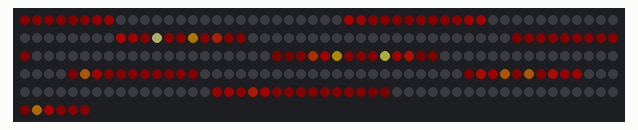
Recording of a program running on a simulated Raspberry Pi Pico running CircuitPython. Parts: 256 RGB LEDs in strip order, left to right, continuing on the next row. Dim RGB values are drawn brighter than linear; random numbers come from a fixed seed.

Above: at 0.16 s.
At 5.01 s:
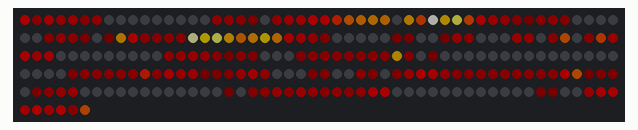
At 10.0 s:
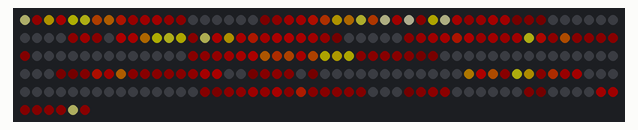
At 19.98 s:
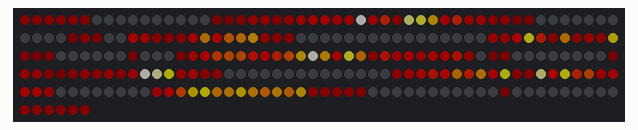
At 29.96 s:
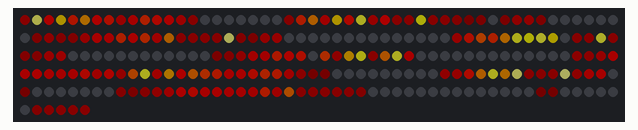
At 39.94 s:
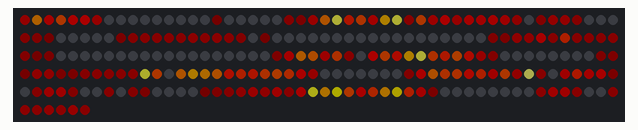

The program:

fire12.py
```python
# (licence header left out)
import time
import board
import neopixel
import array
import random

# for Rpi-Pico with 16x16 NeoPixel-Matrix
NUM_COLS = 16
NUM_CELLS = 16

NUM_PIXELS = (NUM_COLS * NUM_CELLS)  # Update this to match the number of LEDs.
SPEED = 0.01       # Increase to slow down the fire. Decrease to speed it up.
BRIGHTNESS = 0.2   # A number between 0.0 and 1.0, where 0.0 is off, and 1.0 is max.
PIN = board.GP28   # This is the default pin on my RPi-Pico with 16x16 NeoPixel matrix

pixels = neopixel.NeoPixel(PIN, NUM_PIXELS, brightness=BRIGHTNESS, auto_write=False)


####################### color mapping ###################

ACT_PALETTE = 0        # 0 = Heat, 1 = Rainbow, 2 = Water

HeatColors_palette = [
    0x000000,
    0x330000, 0x660000, 0x990000, 0xCC0000, 0xFF0000,
    0xFF3300, 0xFF6600, 0xFF9900, 0xFFCC00, 0xFFFF00,
    0xFFFF33, 0xFFFF66, 0xFFFF99, 0xFFFFCC, 0xFFFFFF
]

RainbowColors_palette = [
    0xFF0000, 0xD52A00, 0xAB5500, 0xAB7F00,
    0xABAB00, 0x56D500, 0x00FF00, 0x00D52A,
    0x00AB55, 0x0056AA, 0x0000FF, 0x2A00D5,
    0x5500AB, 0x7F0081, 0xAB0055, 0xD5002B
]

WaterColors_palette = [
    0x000000,
    0x000033, 0x000066, 0x000099, 0x0000CC, 0x0000FF,
    0x0033FF, 0x0066FF, 0x0099FF, 0x00CCFF, 0x00FFFF,
    0x33FFFF, 0x66FFFF, 0x99FFFF, 0xCCFFFF, 0xFFFFFF
]

ALL_palettes = [
    HeatColors_palette,
    RainbowColors_palette,
    WaterColors_palette
]

#####################

def interpolate(val1, val2, num, denom):
    value = val1 + ((val2-val1) * num) // denom
    return value

# map heat [0 .. 255] to color palette [0 .. length]
# and interpolate intermediate values
def map_heat_to_color(palette, heat):
    length = len(palette)
    if (length < 2):
        exit
    else:
        last = length-1

    k = (heat * last)
    i = k // 255
    j = k % 255

    color1 = palette[i]
    if (j == 0):
        color3 = color1
    else:
        color2 = palette[i+1]
        color3 = interpolate( color1, color2, j, 255)
    return color3

PALETTE = array.array("L", [0] * 256)
def create_lookup_table(palette):
    for heat in range(255):
        PALETTE[heat] = map_heat_to_color(palette, heat)

##################### fire simulation #######################

# Fire2012 by Mark Kriegsman, July 2012
# as part of "Five Elements" shown here: http://youtu.be/knWiGsmgycY
#
# This basic one-dimensional 'fire' simulation works roughly as follows:
# There's a underlying array of 'heat' cells, that model the temperature
# at each point along the line.  Every cycle through the simulation,
# four steps are performed:
#  1) All cells cool down a little bit, losing heat to the air
#  2) The heat from each cell drifts 'up' and diffuses a little
#  3) Sometimes randomly new 'sparks' of heat are added at the bottom
#  4) The heat from each cell is rendered as a color into the leds array
#     The heat-to-color mapping uses a palette approximating black-body radiation.
#
# Temperature is in arbitrary units from 0 (cold black) to 255 (white hot).
#
# This simulation scales it self a bit depending on NUM_LEDS; it should look
# "OK" on anywhere from 20 to 100 LEDs without too much tweaking.
#
# I recommend running this simulation at anywhere from 30-100 frames per second,
# meaning an interframe delay of about 10-35 milliseconds.
#
# Looks best on a high-density LED setup (60+ pixels/meter).
#
#
# There are two main parameters you can play with to control the look and
# feel of your fire: COOLING (used in step 1 above), and SPARKING (used
# in step 3 above).
#
# COOLING: How much does the air cool as it rises?
# Less cooling = taller flames.  More cooling = shorter flames.
# Default 50, suggested range 20-100
#define COOLING  80  // 60
COOLING = 60

# SPARKING: What chance (out of 255) is there that a new spark will be lit?
# Higher chance = more roaring fire.  Lower chance = more flickery fire.
# Default 120, suggested range 50-200.
#define SPARKING 80
SPARKING = 80

heat = array.array("B", [0] * NUM_PIXELS)

IGNITION = max(3, NUM_CELLS//10)    # ignition area: 10% of segment length or minimum 3 pixels
CUSTOM = 0

def fire2012(column):
    col = column * NUM_CELLS

    # Step 1.  Cool down every cell a little
    for row in range(NUM_CELLS):
        minTemp = (IGNITION-row)//4 + 16 if (row<IGNITION) else 0    # should not become black in ignition area
        cool = random.randint(0, (((20 + COOLING//3) * 16) // NUM_CELLS)+2)
        temp = max(0, heat[col+row] - cool)
        heat[col+row] = minTemp if (temp<minTemp) else temp

    # Step 2.  Heat from each cell drifts 'up' and diffuses a little
    k = NUM_CELLS-1
    while (k >= 2):
        heat[col+k] = (heat[col+k-1] + heat[col+k-2] + heat[col+k-2]) // 3    # heat[k-2] multiplied by 2
        k -= 1

    # Step 3.  Randomly ignite new 'sparks' of heat near the bottom
    if (random.randint(0, 255) < SPARKING):
        j = random.randint(0, IGNITION);
        boost = (17+CUSTOM) * (IGNITION - j//2) // IGNITION   # integer math!
        newheat = heat[col+j] + random.randint(96+2*boost, 207+boost)
        heat[col+j] = newheat if (newheat <= 255) else 255

    # Step 4.  Map from heat cells to LED colors
    for row in range(NUM_CELLS):
        color = PALETTE[heat[col+row]]
        if (column & 1):
            pixels[col+NUM_CELLS-1-row] = color
        else:
            pixels[col+row] = color


########## main loop #################

create_lookup_table(ALL_palettes[ACT_PALETTE])

while True:
    for column in range(NUM_COLS):
        fire2012(column)
    pixels.show()
    time.sleep(SPEED)
```
